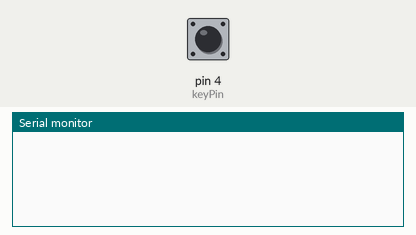
The sketch below on a simulated Arduino Uno, built with avr-gcc and run on an emulated ATmega328P. Parts: the last lines printed to the serial monitor. Inputs (shaded band) come from the test bench; at power-on: pin 4 (keyPin) HIGH.

Above: at 1.2 s.
1.3 s: pin 4 (keyPin) pulled LOW for 0.15 s
At 2.6 s:
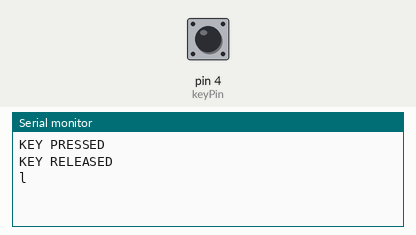
2.9 s: pin 4 (keyPin) pulled LOW for 1 s
At 4.8 s:
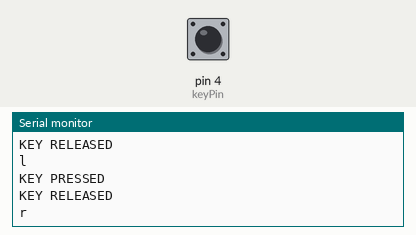
6.9 s: pin 4 (keyPin) pulled LOW for 0.15 s
At 9.8 s:
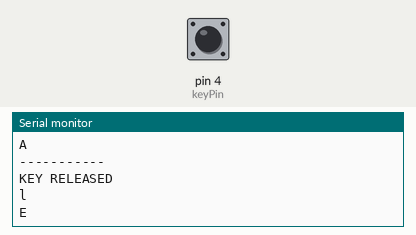
10.0 s: pin 4 (keyPin) pulled LOW for 1 s
At 10.8 s:
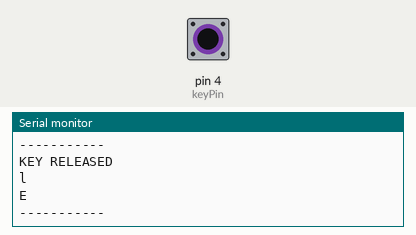
14.0 s: pin 4 (keyPin) pulled LOW for 3.2 s
At 18.3 s:
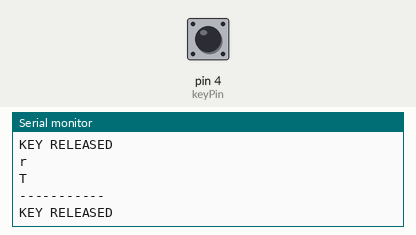
20.2 s: pin 4 (keyPin) pulsed LOW 2 times (0.12 s each, 0.3 s apart)
At 23.5 s:
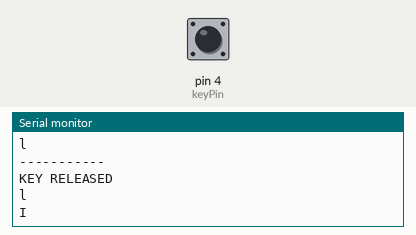

The sketch:

s2018_02_19_morse_code_nosockets.ino
```cpp
#include <Arduino.h>

bool debug = false;

const int keyPin = 4;
bool keyPressed = false;
unsigned long keyPressStart = 0;  // the last time the output pin was toggled
unsigned long keyPressEnd = 0;
unsigned long keyPressDelay = 0;
bool keyActive = false;

int morseIndex = 0;

char characters[] = {
  '*','E', 'T',
  'I', 'A', 'N', 'M',
  'S', 'U', 'R', 'W', 'D', 'K', 'G', 'O',
  'H', 'V', 'F', '-', 'L', '-', 'P', 'J', 'B', 'X', 'C', 'Y', 'Z', 'Q', '-', '-',
  '5', '4', '-', '3', '-', '-', '-', '2', '&', '-', '+', '-', '-', '-', '-', '-',
  '6', '-', '/', '-', '-', '-', '-', '-', '7', '-', '-', '-', '8', '-', '9', '0'
};
int charactersLength = strlen(characters);

char path[] = {'-', '-', '-', '-', '-'};


struct node
{
  char key_value;
  int index;
  struct node *left;
  struct node *right;
};


bool charActive = false;
unsigned long charBegin;
unsigned long lastActive;


struct node *root = 0;


void setup() {
  Serial.begin(115200);

  loadCharacters();

  pinMode(keyPin, INPUT_PULLUP);

}

void loop() {


  // monitor key state
  if (digitalRead(keyPin) == LOW && keyPressed == false)
  {
    // init the timing
    keyPressStart = millis();
    keyPressed = true;
    keyActive = true;
    Serial.println("KEY PRESSED");
  } else if (digitalRead(keyPin) == HIGH && keyPressed == true)
  {
    // init the timing
    keyPressEnd = millis();
    keyPressed = false;
    Serial.println("KEY RELEASED");
    keyPressDelay = keyPressEnd - keyPressStart;

    // traverse the tree
    if (keyPressDelay < 500) stepPath('l');
    if (keyPressDelay >= 500 && keyPressDelay <= 2000) stepPath('r');

  }

  // Do we need send the char?
  if (keyActive && !keyPressed){

    int timeInactive = millis() - keyPressEnd;

    // send char after 2 seconds of inactivity
    if (timeInactive > 2000) sendChar();

  }

  delay(20);
}

void sendChar(){
  node n = traverse(path, root);
  Serial.println(n.key_value);

  keyActive = false;
  morseIndex = 0;
  clearPath();
}

void stepPath(char dir){

  path[morseIndex] = dir;
  Serial.println(dir);

  morseIndex++;

  if (morseIndex >= 6) {
    morseIndex = 0;
    clearPath();
  }
}

void clearPath(){
  for (int i = 0; i < strlen(path); i++){
    path[i] = '-';
  }
}
```

BinaryTree.ino
```cpp
struct node *search(char key, struct node *leaf)
{
  if( leaf != 0 )
  {
      if(key==leaf->key_value)
      {
          return leaf;
      }
      else if(key<leaf->key_value)
      {
          return search(key, leaf->left);
      }
      else
      {
          return search(key, leaf->right);
      }
  }
  else return 0;
}

struct node traverse(char p[], struct node *leaf){
  if (leaf != 0){

    int l = strlen(p);

    struct node *currentNode = leaf;

    for (int i = 0; i < l; i++){

      if (p[i] == 'l') {
        currentNode = currentNode->left;
      }else if (p[i] == 'r'){
        currentNode = currentNode->right;
      }

    }

    return *currentNode;

  }
}


struct node *get(int i, struct node *leaf)
{
  if( leaf != 0 )
  {
      if(i==leaf->index)
      {
          return leaf;
      }
      else if(i < leaf->index)
      {
          return search(i, leaf->left);
      }
      else
      {
          return search(i, leaf->right);
      }
  }
  else return 0;
}


void insert(char key, int index,  struct node **leaf, char dir = '-')
{
    if( *leaf == 0 )
    {
        if (debug){
          Serial.print(dir);
          Serial.print(" load: ");
          Serial.print(index);
          Serial.print(" - ");
          Serial.println(key);
        }
        *leaf = (struct node*) malloc( sizeof( struct node ) );
        (*leaf)->key_value = key;
        (*leaf)->index = index;
        /* initialize the children to null */
        (*leaf)->left = 0;
        (*leaf)->right = 0;
    }
    else if(index < (*leaf)->index)
    {
        if (debug) Serial.println("Step left");
        insert( key, index, &(*leaf)->left, 'L' );
    }
    else if(index > (*leaf)->index)
    {
        if (debug) Serial.println("Step Right");
        insert( key, index, &(*leaf)->right, 'R' );
    }
}
```

initFunctions.ino
```cpp
void loadCharacters(){

  insert( characters[0], 32, &root );

  insert( characters[1], 16, &root );
  insert( characters[2], 48, &root );

  insert( characters[3], 8, &root );
  insert( characters[4], 24, &root );
  insert( characters[5], 40, &root );
  insert( characters[6], 56, &root );

  insert( characters[7], 4, &root );
  insert( characters[8], 12, &root );
  insert( characters[9], 20, &root );
  insert( characters[10], 28, &root );
  insert( characters[11], 36, &root );
  insert( characters[12], 44, &root );
  insert( characters[13], 52, &root );
  insert( characters[14], 60, &root );

  insert( characters[15], 2, &root );
  insert( characters[16], 6, &root );
  insert( characters[17], 10, &root );
  insert( characters[18], 14, &root );
  insert( characters[19], 18, &root );
  insert( characters[20], 22, &root );
  insert( characters[21], 26, &root );
  insert( characters[22], 30, &root );
  insert( characters[23], 34, &root );
  insert( characters[24], 38, &root );
  insert( characters[25], 42, &root );
  insert( characters[26], 46, &root );
  insert( characters[27], 50, &root );
  insert( characters[28], 54, &root );
  insert( characters[29], 58, &root );
  insert( characters[30], 62, &root );

  insert( characters[31], 1, &root );
  insert( characters[32], 3, &root );
  insert( characters[33], 5, &root );
  insert( characters[34], 7, &root );
  insert( characters[35], 9, &root );
  insert( characters[36], 11, &root );
  insert( characters[37], 13, &root );
  insert( characters[38], 15, &root );
  insert( characters[39], 17, &root );
  insert( characters[40], 19, &root );
  insert( characters[41], 21, &root );
  insert( characters[42], 23, &root );
  insert( characters[43], 25, &root );
  insert( characters[44], 27, &root );
  insert( characters[45], 29, &root );
  insert( characters[46], 31, &root );
  insert( characters[47], 33, &root );
  insert( characters[48], 35, &root );
  insert( characters[49], 37, &root );
  insert( characters[50], 39, &root );
  insert( characters[51], 41, &root );
  insert( characters[52], 43, &root );
  insert( characters[53], 45, &root );
  insert( characters[54], 47, &root );
  insert( characters[55], 49, &root );
  insert( characters[56], 51, &root );
  insert( characters[57], 53, &root );
  insert( characters[58], 55, &root );
  insert( characters[59], 57, &root );
  insert( characters[60], 59, &root );
  insert( characters[61], 61, &root );
  insert( characters[62], 63, &root );

}
```

Measured:
- after the input at 1.3 s, the serial monitor: prints a new line at once (image 1)
- after the input at 2.9 s, the serial monitor: prints a new line after 1.0 s (image 2)
- after the input at 6.9 s, the serial monitor: prints a new line at once (image 3)
- after the input at 10.0 s, the serial monitor: prints a new line at once (image 4)
- after the input at 14.0 s, the serial monitor: prints a new line at once (image 5)
- after the input at 20.2 s, the serial monitor: prints a new line at once (image 6)
